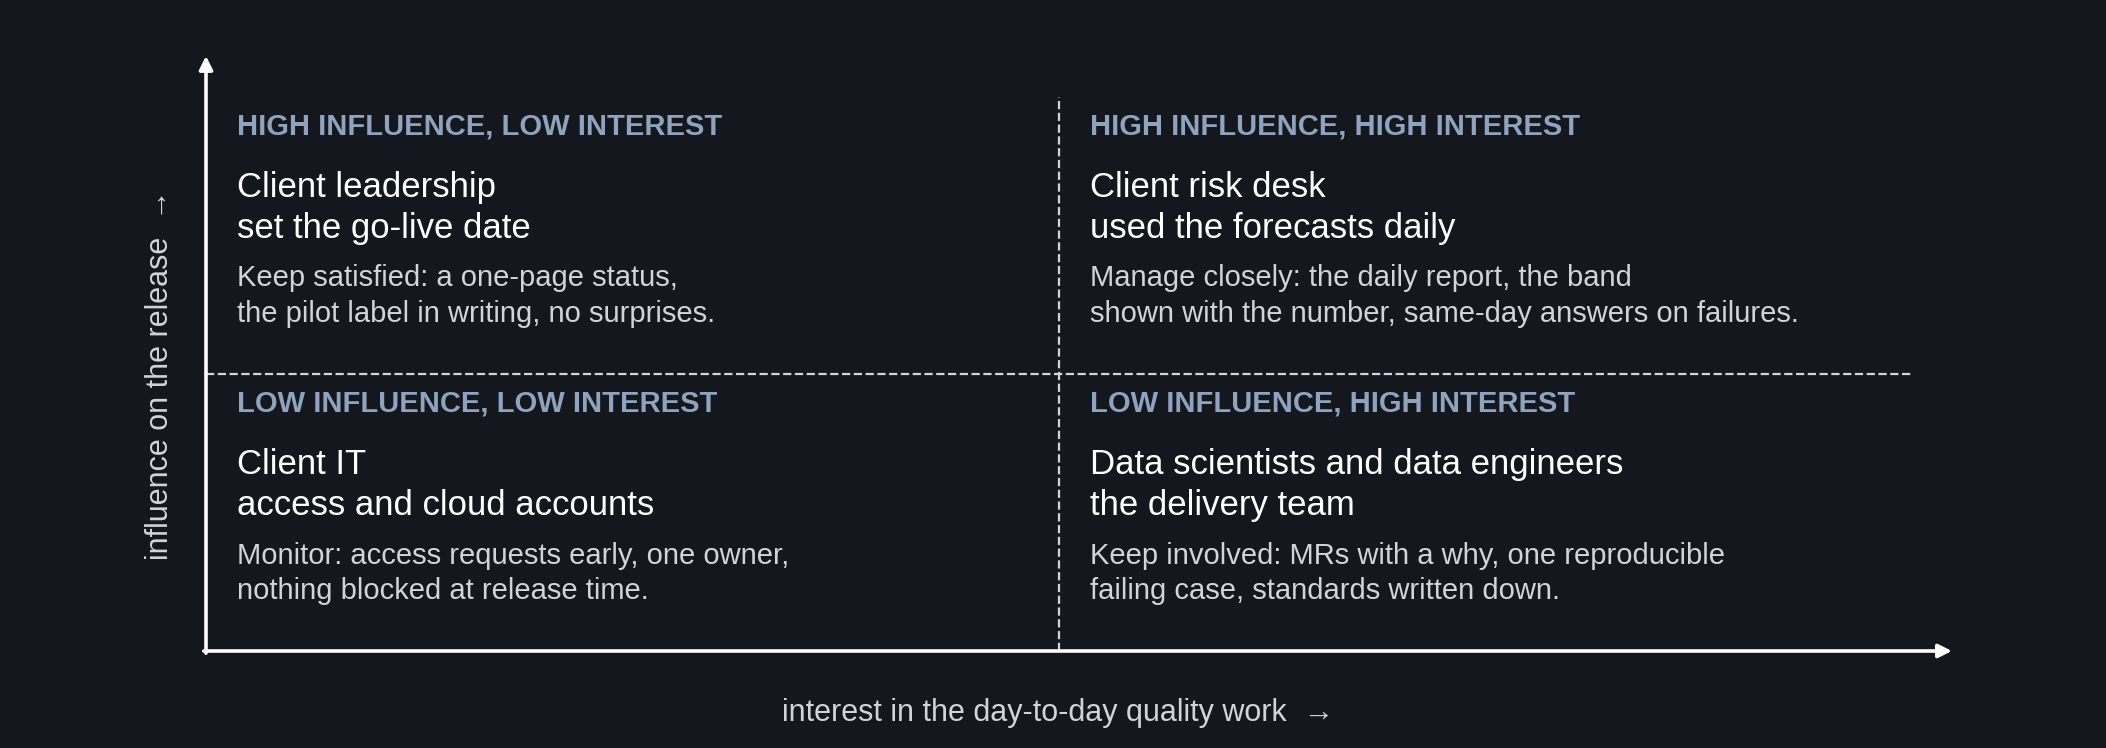

Source code (Python):
"""slide 14: the stakeholder map, influence against interest, with how each quadrant was handled. run: python diagrams/slide14_stakeholders.py"""
import sys, os; sys.path.insert(0, os.path.dirname(os.path.abspath(__file__)))
from matplotlib.patches import FancyBboxPatch
from _style import canvas, save, BG, FG, DIM, ACC

fig, ax = canvas(13.33, 4.6)
x0, y0, W, H = 1.2, 0.5, 11.0, 3.6
# axes
ax.annotate("", xy=(x0 + W + 0.3, y0), xytext=(x0 - 0.05, y0), arrowprops=dict(arrowstyle="-|>", color=FG, lw=1.3))
ax.annotate("", xy=(x0, y0 + H + 0.3), xytext=(x0, y0 - 0.05), arrowprops=dict(arrowstyle="-|>", color=FG, lw=1.3))
ax.text(x0 + W / 2, y0 - 0.3, "interest in the day-to-day quality work  →", ha="center", va="top", color=DIM, fontsize=11)
ax.text(x0 - 0.3, y0 + H / 2, "influence on the release  →", ha="center", va="center", color=DIM, fontsize=11, rotation=90)
ax.plot([x0 + W / 2, x0 + W / 2], [y0, y0 + H], color=DIM, lw=0.8, ls="--")
ax.plot([x0, x0 + W], [y0 + H / 2, y0 + H / 2], color=DIM, lw=0.8, ls="--")
quads = [
    (x0 + 0.2, y0 + H / 2 + 0.2, "HIGH INFLUENCE, LOW INTEREST", "Client leadership\nset the go-live date", "Keep satisfied: a one-page status,\nthe pilot label in writing, no surprises."),
    (x0 + W / 2 + 0.2, y0 + H / 2 + 0.2, "HIGH INFLUENCE, HIGH INTEREST", "Client risk desk\nused the forecasts daily", "Manage closely: the daily report, the band\nshown with the number, same-day answers on failures."),
    (x0 + 0.2, y0 + 0.2, "LOW INFLUENCE, LOW INTEREST", "Client IT\naccess and cloud accounts", "Monitor: access requests early, one owner,\nnothing blocked at release time."),
    (x0 + W / 2 + 0.2, y0 + 0.2, "LOW INFLUENCE, HIGH INTEREST", "Data scientists and data engineers\nthe delivery team", "Keep involved: MRs with a why, one reproducible\nfailing case, standards written down."),
]
for x, y, head, who, how in quads:
    ax.text(x, y + H / 2 - 0.3, head, color=ACC, fontsize=10.5, fontweight="bold", va="top")
    ax.text(x, y + H / 2 - 0.68, who, color=FG, fontsize=12.5, va="top", linespacing=1.3)
    ax.text(x, y + 0.1, how, color=DIM, fontsize=10.5, va="bottom", linespacing=1.35)
save(fig, os.path.join(os.path.dirname(os.path.abspath(__file__)), "slide14_stakeholders.png"))
